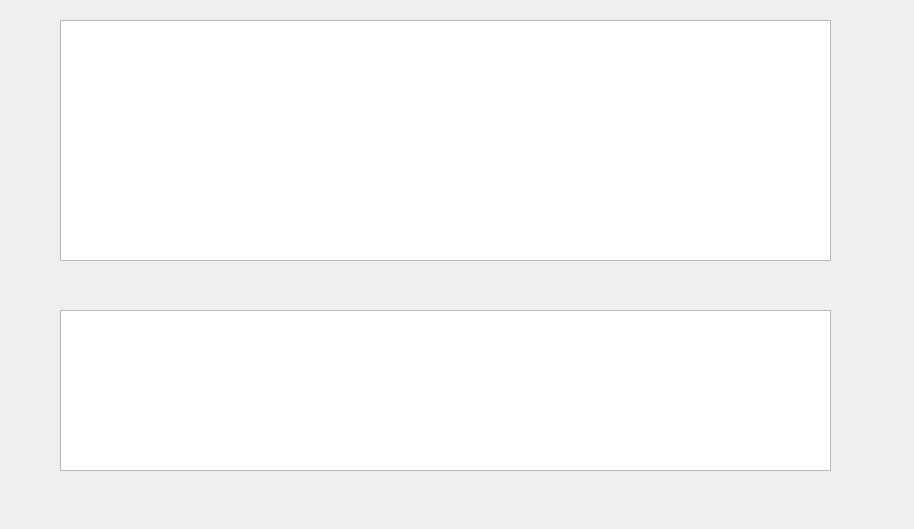
<?xml version="1.0" encoding="UTF-8"?>
<ui version="4.0">
 <class>Devicestatus</class>
 <widget class="QWidget" name="Devicestatus">
  <property name="geometry">
   <rect>
    <x>0</x>
    <y>0</y>
    <width>914</width>
    <height>529</height>
   </rect>
  </property>
  <property name="windowTitle">
   <string>Form</string>
  </property>
  <widget class="QWidget" name="widget" native="true">
   <property name="geometry">
    <rect>
     <x>10</x>
     <y>20</y>
     <width>871</width>
     <height>481</height>
    </rect>
   </property>
   <widget class="QTextEdit" name="textEditParmShow">
    <property name="geometry">
     <rect>
      <x>50</x>
      <y>290</y>
      <width>771</width>
      <height>161</height>
     </rect>
    </property>
   </widget>
   <widget class="QWidget" name="widget_2" native="true">
    <property name="geometry">
     <rect>
      <x>50</x>
      <y>0</y>
      <width>771</width>
      <height>241</height>
     </rect>
    </property>
    <widget class="QTextEdit" name="textEdit_2">
     <property name="geometry">
      <rect>
       <x>0</x>
       <y>0</y>
       <width>771</width>
       <height>241</height>
      </rect>
     </property>
    </widget>
   </widget>
  </widget>
 </widget>
 <resources/>
 <connections/>
</ui>
